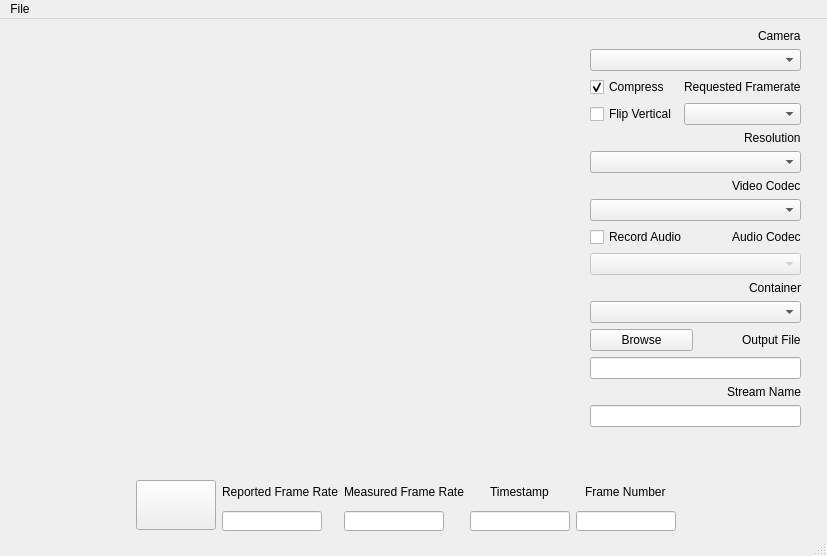
<?xml version="1.0" encoding="UTF-8"?>
<ui version="4.0">
 <class>VideoFrame</class>
 <widget class="QMainWindow" name="VideoFrame">
  <property name="geometry">
   <rect>
    <x>0</x>
    <y>0</y>
    <width>827</width>
    <height>556</height>
   </rect>
  </property>
  <property name="windowTitle">
   <string>Video Capture Window</string>
  </property>
  <widget class="QWidget" name="centralwidget">
   <widget class="QWidget" name="wBackground" native="true">
    <property name="geometry">
     <rect>
      <x>10</x>
      <y>10</y>
      <width>571</width>
      <height>431</height>
     </rect>
    </property>
    <widget class="QCameraViewfinder" name="vfCamera" native="true">
     <property name="geometry">
      <rect>
       <x>0</x>
       <y>0</y>
       <width>571</width>
       <height>431</height>
      </rect>
     </property>
     <property name="styleSheet">
      <string notr="true"/>
     </property>
    </widget>
   </widget>
   <widget class="QWidget" name="verticalLayoutWidget">
    <property name="geometry">
     <rect>
      <x>590</x>
      <y>10</y>
      <width>211</width>
      <height>431</height>
     </rect>
    </property>
    <layout class="QVBoxLayout" name="verticalLayout">
     <item alignment="Qt::AlignRight">
      <widget class="QLabel" name="label">
       <property name="text">
        <string>Camera</string>
       </property>
      </widget>
     </item>
     <item>
      <widget class="QComboBox" name="cbCameras"/>
     </item>
     <item>
      <layout class="QGridLayout" name="gridLayout_2">
       <item row="1" column="0">
        <widget class="QCheckBox" name="checkBox_2">
         <property name="text">
          <string>Flip Vertical</string>
         </property>
        </widget>
       </item>
       <item row="0" column="0">
        <widget class="QCheckBox" name="ckbCompress">
         <property name="text">
          <string>Compress</string>
         </property>
         <property name="checked">
          <bool>true</bool>
         </property>
        </widget>
       </item>
       <item row="1" column="1">
        <widget class="QComboBox" name="cbFrameRate"/>
       </item>
       <item row="0" column="1">
        <widget class="QLabel" name="label_7">
         <property name="text">
          <string>Requested Framerate</string>
         </property>
        </widget>
       </item>
      </layout>
     </item>
     <item alignment="Qt::AlignRight">
      <widget class="QLabel" name="label_5">
       <property name="text">
        <string>Resolution</string>
       </property>
      </widget>
     </item>
     <item>
      <widget class="QComboBox" name="cbResolution"/>
     </item>
     <item alignment="Qt::AlignRight">
      <widget class="QLabel" name="label_12">
       <property name="text">
        <string>Video Codec</string>
       </property>
      </widget>
     </item>
     <item>
      <widget class="QComboBox" name="cbVideoCodec"/>
     </item>
     <item>
      <layout class="QHBoxLayout" name="horizontalLayout_3">
       <item>
        <widget class="QCheckBox" name="ckbRecordAudio">
         <property name="text">
          <string>Record Audio</string>
         </property>
        </widget>
       </item>
       <item alignment="Qt::AlignRight">
        <widget class="QLabel" name="label_6">
         <property name="text">
          <string>Audio Codec</string>
         </property>
        </widget>
       </item>
      </layout>
     </item>
     <item>
      <widget class="QComboBox" name="cbAudioCodec">
       <property name="enabled">
        <bool>false</bool>
       </property>
      </widget>
     </item>
     <item alignment="Qt::AlignRight">
      <widget class="QLabel" name="label_13">
       <property name="text">
        <string>Container</string>
       </property>
      </widget>
     </item>
     <item>
      <widget class="QComboBox" name="cbContainer"/>
     </item>
     <item>
      <layout class="QHBoxLayout" name="horizontalLayout">
       <item>
        <widget class="QPushButton" name="pbBrowse">
         <property name="text">
          <string>Browse</string>
         </property>
        </widget>
       </item>
       <item alignment="Qt::AlignRight">
        <widget class="QLabel" name="label_2">
         <property name="text">
          <string>Output File</string>
         </property>
        </widget>
       </item>
      </layout>
     </item>
     <item>
      <widget class="QLineEdit" name="leOutputFile"/>
     </item>
     <item alignment="Qt::AlignRight">
      <widget class="QLabel" name="label_4">
       <property name="text">
        <string>Stream Name</string>
       </property>
      </widget>
     </item>
     <item>
      <widget class="QLineEdit" name="leStreamName"/>
     </item>
     <item>
      <spacer name="verticalSpacer">
       <property name="orientation">
        <enum>Qt::Vertical</enum>
       </property>
       <property name="sizeHint" stdset="0">
        <size>
         <width>20</width>
         <height>40</height>
        </size>
       </property>
      </spacer>
     </item>
    </layout>
   </widget>
   <widget class="QWidget" name="horizontalLayoutWidget_2">
    <property name="geometry">
     <rect>
      <x>10</x>
      <y>460</y>
      <width>791</width>
      <height>52</height>
     </rect>
    </property>
    <layout class="QHBoxLayout" name="horizontalLayout_2">
     <item>
      <spacer name="horizontalSpacer">
       <property name="orientation">
        <enum>Qt::Horizontal</enum>
       </property>
       <property name="sizeHint" stdset="0">
        <size>
         <width>40</width>
         <height>20</height>
        </size>
       </property>
      </spacer>
     </item>
     <item>
      <widget class="QPushButton" name="pbRecordStop">
       <property name="minimumSize">
        <size>
         <width>80</width>
         <height>50</height>
        </size>
       </property>
       <property name="styleSheet">
        <string notr="true"/>
       </property>
       <property name="text">
        <string/>
       </property>
      </widget>
     </item>
     <item>
      <layout class="QGridLayout" name="gridLayout">
       <item row="1" column="2">
        <widget class="QLineEdit" name="leTimestamp">
         <property name="maximumSize">
          <size>
           <width>100</width>
           <height>20</height>
          </size>
         </property>
        </widget>
       </item>
       <item row="1" column="1">
        <widget class="QLineEdit" name="leMeasuredFrameRate">
         <property name="maximumSize">
          <size>
           <width>100</width>
           <height>20</height>
          </size>
         </property>
        </widget>
       </item>
       <item row="0" column="2" alignment="Qt::AlignHCenter">
        <widget class="QLabel" name="label_10">
         <property name="text">
          <string>Timestamp</string>
         </property>
        </widget>
       </item>
       <item row="1" column="3">
        <widget class="QLineEdit" name="leFrameNumber">
         <property name="maximumSize">
          <size>
           <width>100</width>
           <height>20</height>
          </size>
         </property>
        </widget>
       </item>
       <item row="0" column="3" alignment="Qt::AlignHCenter">
        <widget class="QLabel" name="label_11">
         <property name="text">
          <string>Frame Number</string>
         </property>
        </widget>
       </item>
       <item row="0" column="1" alignment="Qt::AlignHCenter">
        <widget class="QLabel" name="label_9">
         <property name="text">
          <string>Measured Frame Rate</string>
         </property>
        </widget>
       </item>
       <item row="0" column="0" alignment="Qt::AlignHCenter">
        <widget class="QLabel" name="label_8">
         <property name="text">
          <string>Reported Frame Rate</string>
         </property>
        </widget>
       </item>
       <item row="1" column="0">
        <widget class="QLineEdit" name="leReportedFrameRate">
         <property name="maximumSize">
          <size>
           <width>100</width>
           <height>20</height>
          </size>
         </property>
        </widget>
       </item>
      </layout>
     </item>
     <item>
      <spacer name="horizontalSpacer_3">
       <property name="orientation">
        <enum>Qt::Horizontal</enum>
       </property>
       <property name="sizeHint" stdset="0">
        <size>
         <width>40</width>
         <height>20</height>
        </size>
       </property>
      </spacer>
     </item>
    </layout>
   </widget>
  </widget>
  <widget class="QMenuBar" name="menubar">
   <property name="geometry">
    <rect>
     <x>0</x>
     <y>0</y>
     <width>827</width>
     <height>21</height>
    </rect>
   </property>
   <widget class="QMenu" name="menuFile">
    <property name="title">
     <string>File</string>
    </property>
   </widget>
   <addaction name="menuFile"/>
  </widget>
  <widget class="QStatusBar" name="statusbar"/>
  <action name="actionLoadConfig">
   <property name="text">
    <string>Load configuration...</string>
   </property>
  </action>
  <action name="actionQuit">
   <property name="text">
    <string>Quit</string>
   </property>
  </action>
  <action name="actionAbout">
   <property name="text">
    <string>About</string>
   </property>
  </action>
  <action name="actionComing_Soon">
   <property name="text">
    <string>Coming Soon... :-)</string>
   </property>
  </action>
 </widget>
 <customwidgets>
  <customwidget>
   <class>QCameraViewfinder</class>
   <extends>QWidget</extends>
   <header>qcameraviewfinder.h</header>
   <container>1</container>
  </customwidget>
 </customwidgets>
 <resources/>
 <connections/>
</ui>
